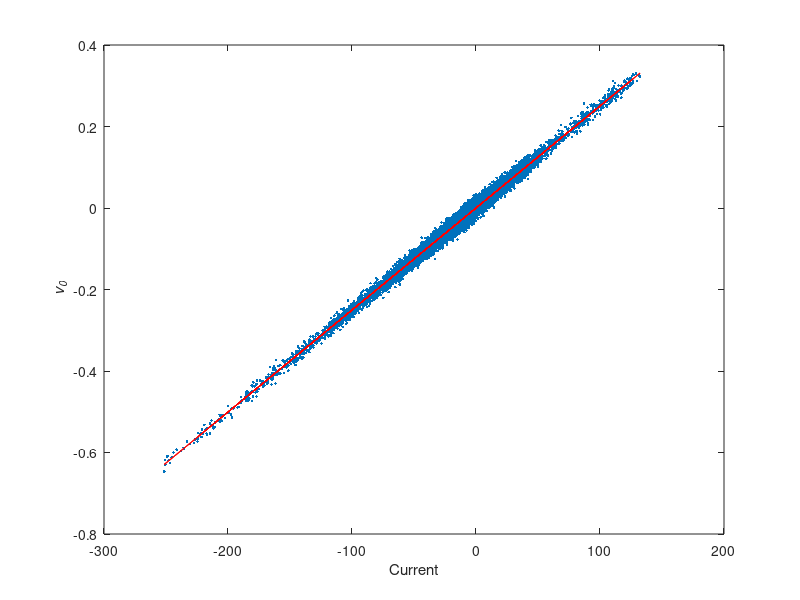

The MATLAB source for this figure:
clear all
load ECM1

% Method 1

% Fit polynomial model to OCV data
Pocv = polyfit(OCV(:,1),OCV(:,2),10);

% Open loop estimation of z
Ts = 0.1;           % Sampling time (s)
Q  = 60*3600;       % Capacity (As)
z(1) = 0.5;                                 % Initial SoC
vOC(1) = polyval(Pocv,z(1));                % Inital OCV
for k = 1:length(Time)-1
    z(k+1) = z(k)+(Ts/Q)*Current(k);        % Simulated SoC
    vOC(k+1) = polyval(Pocv,z(k+1));        % Corresponding OCV
end

v0 = Voltage - vOC';

% Least square fit
Y   = v0;
Phi = Current;
R0hat = inv(Phi'*Phi)*Phi'*Y
figure(3)
plot(Current,v0,'.',Current,Current*R0hat,'r')
xlabel('Current'),ylabel('\it v_0')


% Method 2
% Assuming dvOC/dz = K the regression model can be written as
%
% y(k) = v(k) - v(k-1) = [i(k)  -i(k-1)]*[R0  R0-K*Ts/Q]'
%

N = length(Time);
Y = Voltage(2:N)-Voltage(1:N-1);
Phi = [Current(2:N) -Current(1:N-1)];

theta = inv(Phi'*Phi)*Phi'*Y